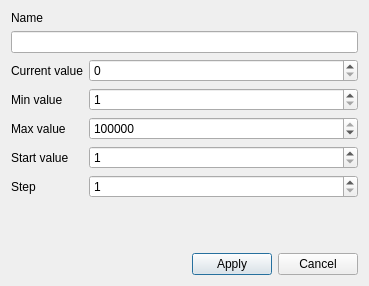
<?xml version="1.0" encoding="UTF-8"?>
<ui version="4.0">
 <class>SequenceEditForm</class>
 <widget class="QDialog" name="SequenceEditForm">
  <property name="geometry">
   <rect>
    <x>0</x>
    <y>0</y>
    <width>369</width>
    <height>286</height>
   </rect>
  </property>
  <property name="windowTitle">
   <string>Редактирование последовательности</string>
  </property>
  <layout class="QVBoxLayout" name="verticalLayout">
   <item>
    <layout class="QVBoxLayout" name="verticalLayout_2">
     <item>
      <widget class="QLabel" name="lblName">
       <property name="text">
        <string>Name</string>
       </property>
      </widget>
     </item>
     <item>
      <widget class="QLineEdit" name="edtName"/>
     </item>
    </layout>
   </item>
   <item>
    <layout class="QFormLayout" name="formLayout">
     <item row="0" column="0">
      <widget class="QLabel" name="lblCurrentValue">
       <property name="text">
        <string>Current value</string>
       </property>
      </widget>
     </item>
     <item row="0" column="1">
      <widget class="QSpinBox" name="edtCurrentValue">
       <property name="maximum">
        <number>999999999</number>
       </property>
      </widget>
     </item>
     <item row="1" column="0">
      <widget class="QLabel" name="lblMinValue">
       <property name="text">
        <string>Min value</string>
       </property>
      </widget>
     </item>
     <item row="1" column="1">
      <widget class="QSpinBox" name="edtMinValue">
       <property name="sizePolicy">
        <sizepolicy hsizetype="Expanding" vsizetype="Fixed">
         <horstretch>0</horstretch>
         <verstretch>0</verstretch>
        </sizepolicy>
       </property>
       <property name="minimum">
        <number>1</number>
       </property>
       <property name="maximum">
        <number>999999999</number>
       </property>
      </widget>
     </item>
     <item row="2" column="0">
      <widget class="QLabel" name="lblMaxValue">
       <property name="text">
        <string>Max value</string>
       </property>
      </widget>
     </item>
     <item row="2" column="1">
      <widget class="QSpinBox" name="edtMaxValue">
       <property name="sizePolicy">
        <sizepolicy hsizetype="Expanding" vsizetype="Fixed">
         <horstretch>0</horstretch>
         <verstretch>0</verstretch>
        </sizepolicy>
       </property>
       <property name="minimum">
        <number>1</number>
       </property>
       <property name="maximum">
        <number>999999999</number>
       </property>
       <property name="value">
        <number>999999999</number>
       </property>
      </widget>
     </item>
     <item row="3" column="0">
      <widget class="QLabel" name="lblStartValue">
       <property name="text">
        <string>Start value</string>
       </property>
      </widget>
     </item>
     <item row="3" column="1">
      <widget class="QSpinBox" name="edtStartValue">
       <property name="sizePolicy">
        <sizepolicy hsizetype="Expanding" vsizetype="Fixed">
         <horstretch>0</horstretch>
         <verstretch>0</verstretch>
        </sizepolicy>
       </property>
       <property name="minimum">
        <number>1</number>
       </property>
       <property name="maximum">
        <number>999999999</number>
       </property>
      </widget>
     </item>
     <item row="4" column="0">
      <widget class="QLabel" name="lblStep">
       <property name="text">
        <string>Step</string>
       </property>
      </widget>
     </item>
     <item row="4" column="1">
      <widget class="QSpinBox" name="edtStep">
       <property name="sizePolicy">
        <sizepolicy hsizetype="Expanding" vsizetype="Fixed">
         <horstretch>0</horstretch>
         <verstretch>0</verstretch>
        </sizepolicy>
       </property>
       <property name="minimum">
        <number>1</number>
       </property>
       <property name="maximum">
        <number>1000</number>
       </property>
      </widget>
     </item>
    </layout>
   </item>
   <item>
    <spacer name="verticalSpacer">
     <property name="orientation">
      <enum>Qt::Vertical</enum>
     </property>
     <property name="sizeHint" stdset="0">
      <size>
       <width>20</width>
       <height>40</height>
      </size>
     </property>
    </spacer>
   </item>
   <item>
    <layout class="QHBoxLayout" name="horizontalLayout">
     <item>
      <spacer name="horizontalSpacer">
       <property name="orientation">
        <enum>Qt::Horizontal</enum>
       </property>
       <property name="sizeHint" stdset="0">
        <size>
         <width>40</width>
         <height>20</height>
        </size>
       </property>
      </spacer>
     </item>
     <item>
      <widget class="QPushButton" name="btnApply">
       <property name="text">
        <string>Apply</string>
       </property>
      </widget>
     </item>
     <item>
      <widget class="QPushButton" name="btnCancel">
       <property name="text">
        <string>Cancel</string>
       </property>
      </widget>
     </item>
    </layout>
   </item>
  </layout>
 </widget>
 <resources/>
 <connections/>
</ui>
